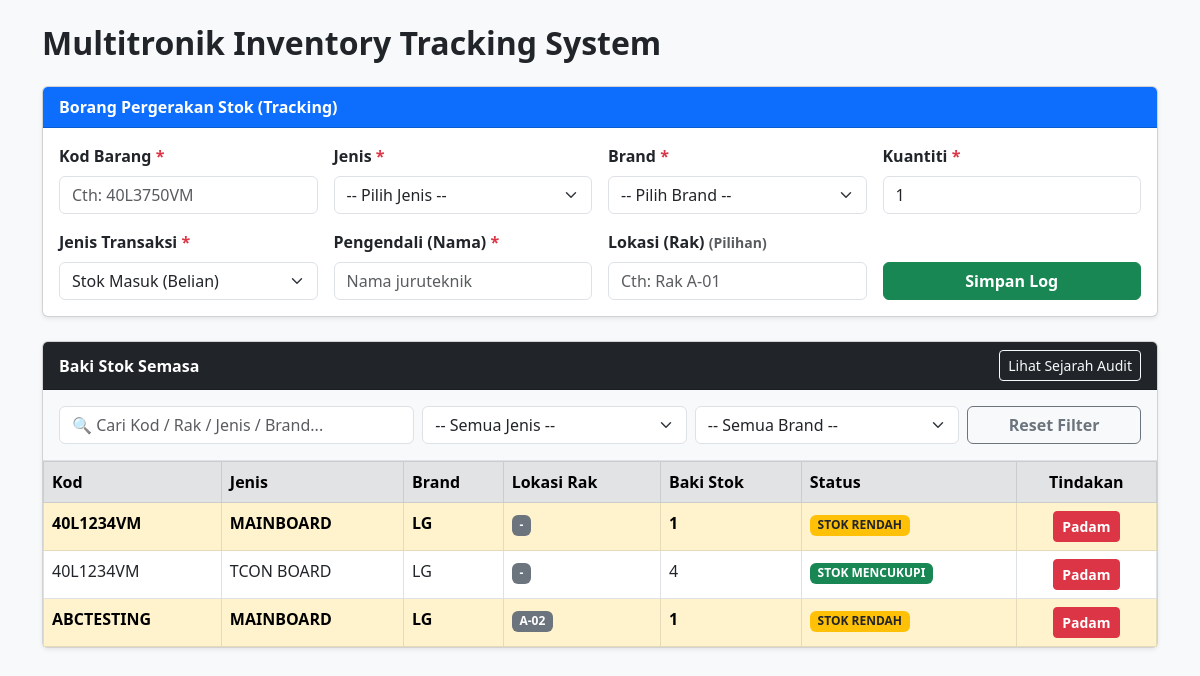
The page / on the database its author committed.
### tables this page shows
CREATE TABLE items (
            item_code TEXT NOT NULL,
            item_type TEXT NOT NULL,
            brand TEXT NOT NULL,
            rack_location TEXT NOT NULL DEFAULT '-',
            PRIMARY KEY (item_code, item_type, brand, rack_location)
        );

### app.py (the view)
@app.route('/')
def dashboard():
    conn = sqlite3.connect(DB_NAME)
    cursor = conn.cursor()
    cursor.execute("SELECT name FROM categories ORDER BY name ASC")
    categories = [row[0] for row in cursor.fetchall()]
    cursor.execute("SELECT name FROM brands ORDER BY name ASC")
    brands = [row[0] for row in cursor.fetchall()]
    query = '''
        SELECT
            i.item_code,
            i.item_type,
            i.brand,
            COALESCE(NULLIF(i.rack_location, ''), '-') AS rack,
            COALESCE(SUM(CASE WHEN l.txn_type = 'IN' THEN l.qty WHEN l.txn_type = 'OUT' THEN -l.qty END), 0) AS current_stock
        FROM items i
        LEFT JOIN stock_logs l
            ON i.item_code = l.item_code
           AND i.item_type = l.item_type
           AND i.brand = l.brand
           AND COALESCE(NULLIF(REPLACE(l.rack_location, ' (DIPADAM)', ''), ''), '-') = COALESCE(NULLIF(i.rack_location, ''), '-')
        GROUP BY i.item_code, i.item_type, i.brand, COALESCE(NULLIF(i.rack_location, ''), '-')
        ORDER BY i.item_code ASC
    '''
    cursor.execute(query)
    items = cursor.fetchall()
    conn.close()
    return render_template('dashboard.html', categories=categories, brands=brands, items=items)

### templates/dashboard.html (shortened to what this page needs)
<!DOCTYPE html>
<html lang="ms">
<head>
    <link href="https://cdn.jsdelivr.net/npm/bootstrap@5.3.0/dist/css/bootstrap.min.css" rel="stylesheet">
</head>
<body class="bg-light">
<div class="container my-4">
    <h2 class="mb-4 text-dark fw-bold">Multitronik Inventory Tracking System</h2>
    <div class="card mb-4 shadow-sm">
        <div class="card-header bg-primary text-white fw-bold">
            Borang Pergerakan Stok (Tracking)
        </div>
        <div class="card-body">
            <form action="/transaction" method="POST" class="row g-3">
                <div class="col-md-3">
                    <label class="form-label fw-bold">Kod Barang <span class="text-danger">*</span></label>
                    <input type="text" name="item_code" class="form-control" placeholder="Cth: 40L3750VM" required>
                </div>
                <div class="col-md-3">
                    <label class="form-label fw-bold">Jenis <span class="text-danger">*</span></label>
                    <select name="item_type" id="item_type_select" class="form-select" onchange="checkNewCategory(this)" required>
                        <option value="" selected disabled>-- Pilih Jenis --</option>
                    </select>
                </div>
                <div class="col-md-3">
                    <label class="form-label fw-bold">Brand <span class="text-danger">*</span></label>
                    <select name="brand" id="brand_select" class="form-select" onchange="checkNewBrand(this)" required>
                        <option value="" selected disabled>-- Pilih Brand --</option>
                    </select>
                </div>
                <div class="col-md-3">
                    <label class="form-label fw-bold">Kuantiti <span class="text-danger">*</span></label>
                    <input type="number" name="qty" min="1" value="1" class="form-control" required>
                </div>
                <div class="col-md-3">
                    <label class="form-label fw-bold">Jenis Transaksi <span class="text-danger">*</span></label>
                    <select name="txn_type" class="form-select" required>
                        <option value="IN">Stok Masuk (Belian)</option>
                    </select>
                </div>
                <div class="col-md-3">
                    <label class="form-label fw-bold">Pengendali (Nama) <span class="text-danger">*</span></label>
                    <input type="text" name="handled_by" class="form-control" placeholder="Nama juruteknik" required>
                </div>
                <div class="col-md-3">
                    <label class="form-label fw-bold">Lokasi (Rak) <small class="text-muted">(Pilihan)</small></label>
                    <input type="text" name="rack_location" class="form-control" placeholder="Cth: Rak A-01">
                </div>
                <div class="col-md-3 d-flex align-items-end">
                    <button type="submit" class="btn btn-success w-100 fw-bold">Simpan Log</button>
                </div>
            </form>
        </div>
    </div>
    <div class="card shadow-sm">
        <div class="card-header bg-dark text-white d-flex justify-content-between align-items-center">
            <span class="fw-bold">Baki Stok Semasa</span>
            <a href="/logs" class="btn btn-sm btn-outline-light">Lihat Sejarah Audit</a>
        </div>
        <div class="card-body bg-light border-bottom py-3">
            <div class="row g-2 align-items-center">
                <div class="col-md-4">
                    <input type="text" id="searchInput" class="form-control" placeholder="🔍 Cari Kod / Rak / Jenis / Brand..." onkeyup="filterTable()">
                </div>
                <div class="col-md-3">
                    <select id="filterCategory" class="form-select" onchange="filterTable()">
                        <option value="">-- Semua Jenis --</option>
                    </select>
                </div>
                <div class="col-md-3">
                    <select id="filterBrand" class="form-select" onchange="filterTable()">
                        <option value="">-- Semua Brand --</option>
                    </select>
                </div>
                <div class="col-md-2">
                    <button class="btn btn-outline-secondary w-100 fw-bold" onclick="resetFilters()">Reset Filter</button>
                </div>
            </div>
        </div>
        <div class="card-body p-0">
            <table class="table table-hover table-bordered mb-0" id="inventoryTable">
                <thead class="table-secondary">
                    <tr>
                        <th>Kod</th>
                        <th>Jenis</th>
                        <th>Brand</th>
                        <th>Lokasi Rak</th>
                        <th>Baki Stok</th>
                        <th>Status</th>
                        <th class="text-center">Tindakan</th>
                    </tr>
                </thead>
                <tbody>
                    {% for item in items %}
                    <tr class="data-row {% if item[4] <= 0 %}table-danger fw-bold{% elif item[4] < 3 %}table-warning fw-bold{% endif %}">
                        <td>{{ item[0] }}</td>
                        <td>{{ item[1] }}</td>
                        <td>{{ item[2] }}</td>
                        <td><span class="badge bg-secondary">{{ item[3] }}</span></td>
                        <td>{{ item[4] }}</td>
                        <td>
                            {% if item[4] <= 0 %}
                                <span class="badge bg-danger">KEHABISAN STOK</span>
                            {% elif item[4] < 3 %}
                                <span class="badge bg-warning text-dark">STOK RENDAH</span>
                            {% else %}
                                <span class="badge bg-success">STOK MENCUKUPI</span>
                            {% endif %}
                        </td>
                        <td class="text-center">
                            <form action="/delete" method="POST" onsubmit="return confirmDelete(this, '{{ item[0] }}', '{{ item[3] }}');" style="margin: 0;">
                                <button type="submit" class="btn btn-sm btn-danger fw-bold">Padam</button>
                            </form>
                        </td>
                    </tr>
                    {% else %}
                    <tr>
                        <td colspan="7" class="text-center py-4 text-muted">
                            Tiada data inventori. Sila masukkan transaksi pertama menggunakan borang di atas.
                        </td>
                    </tr>
                    {% endfor %}
                </tbody>
            </table>
        </div>
    </div>
</div>
</body>
</html>

### rows shown on the page
items: item_code "40L1234VM", item_type "MAINBOARD", brand "LG", rack_location "-", item "1", shows "STOK RENDAH"
items: item_code "40L1234VM", item_type "TCON BOARD", brand "LG", rack_location "-", item "4", shows "STOK MENCUKUPI"
items: item_code "ABCTESTING", item_type "MAINBOARD", brand "LG", rack_location "A-02", item "1", shows "STOK RENDAH"
